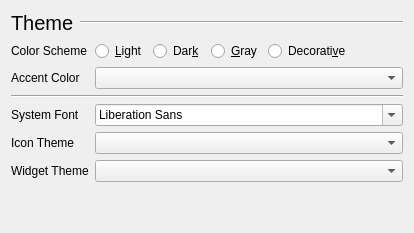
           <widget class="QWidget" name="page_3">
            <layout class="QGridLayout" name="gridLayout_11">
             <item row="6" column="1" colspan="3">
              <widget class="QComboBox" name="systemWidgetTheme"/>
             </item>
             <item row="1" column="3">
              <spacer name="horizontalSpacer_21">
               <property name="orientation">
                <enum>Qt::Horizontal</enum>
               </property>
               <property name="sizeHint" stdset="0">
                <size>
                 <width>40</width>
                 <height>20</height>
                </size>
               </property>
              </spacer>
             </item>
             <item row="1" column="1">
              <widget class="QFrame" name="frame_5">
               <property name="frameShape">
                <enum>QFrame::NoFrame</enum>
               </property>
               <property name="frameShadow">
                <enum>QFrame::Raised</enum>
               </property>
               <layout class="QHBoxLayout" name="horizontalLayout_32">
                <property name="leftMargin">
                 <number>0</number>
                </property>
                <property name="topMargin">
                 <number>0</number>
                </property>
                <property name="rightMargin">
                 <number>0</number>
                </property>
                <property name="bottomMargin">
                 <number>0</number>
                </property>
                <item>
                 <widget class="QRadioButton" name="lightColorThemeRadio">
                  <property name="text">
                   <string>&amp;Light</string>
                  </property>
                 </widget>
                </item>
                <item>
                 <widget class="QRadioButton" name="darkColorThemeRadio">
                  <property name="text">
                   <string>Dar&amp;k</string>
                  </property>
                 </widget>
                </item>
                <item>
                 <widget class="QRadioButton" name="grayColorThemeRadio">
                  <property name="text">
                   <string>&amp;Gray</string>
                  </property>
                 </widget>
                </item>
                <item>
                 <widget class="QRadioButton" name="decorativeColorThemeRadio">
                  <property name="text">
                   <string>Decorati&amp;ve</string>
                  </property>
                 </widget>
                </item>
               </layout>
              </widget>
             </item>
             <item row="7" column="0">
              <spacer name="verticalSpacer_20">
               <property name="orientation">
                <enum>Qt::Vertical</enum>
               </property>
               <property name="sizeHint" stdset="0">
                <size>
                 <width>20</width>
                 <height>40</height>
                </size>
               </property>
              </spacer>
             </item>
             <item row="2" column="0">
              <widget class="QLabel" name="accentColorLabel">
               <property name="text">
                <string>Accent Color</string>
               </property>
              </widget>
             </item>
             <item row="1" column="0">
              <widget class="QLabel" name="label_50">
               <property name="text">
                <string>Color Scheme</string>
               </property>
              </widget>
             </item>
             <item row="5" column="1" colspan="3">
              <widget class="QComboBox" name="systemIconTheme"/>
             </item>
             <item row="5" column="0">
              <widget class="QLabel" name="label_79">
               <property name="text">
                <string>Icon Theme</string>
               </property>
              </widget>
             </item>
             <item row="2" column="1" colspan="3">
              <widget class="QComboBox" name="themeButtonColor"/>
             </item>
             <item row="4" column="0">
              <widget class="QLabel" name="label_53">
               <property name="text">
                <string>System Font</string>
               </property>
              </widget>
             </item>
             <item row="0" column="0" colspan="4">
              <widget class="QFrame" name="displayHeader_8">
               <property name="frameShape">
                <enum>QFrame::NoFrame</enum>
               </property>
               <property name="frameShadow">
                <enum>QFrame::Raised</enum>
               </property>
               <layout class="QHBoxLayout" name="horizontalLayout_31">
                <property name="leftMargin">
                 <number>0</number>
                </property>
                <property name="topMargin">
                 <number>0</number>
                </property>
                <property name="rightMargin">
                 <number>0</number>
                </property>
                <property name="bottomMargin">
                 <number>0</number>
                </property>
                <item>
                 <widget class="QLabel" name="displayLabel_8">
                  <property name="font">
                   <font>
                    <pointsize>15</pointsize>
                   </font>
                  </property>
                  <property name="text">
                   <string>Theme</string>
                  </property>
                 </widget>
                </item>
                <item>
                 <widget class="Line" name="displayLine_8">
                  <property name="sizePolicy">
                   <sizepolicy hsizetype="Expanding" vsizetype="Fixed">
                    <horstretch>0</horstretch>
                    <verstretch>0</verstretch>
                   </sizepolicy>
                  </property>
                  <property name="orientation">
                   <enum>Qt::Horizontal</enum>
                  </property>
                 </widget>
                </item>
               </layout>
              </widget>
             </item>
             <item row="3" column="0" colspan="4">
              <widget class="Line" name="line_12">
               <property name="orientation">
                <enum>Qt::Horizontal</enum>
               </property>
              </widget>
             </item>
             <item row="4" column="1" colspan="3">
              <widget class="QFontComboBox" name="systemFont"/>
             </item>
             <item row="6" column="0">
              <widget class="QLabel" name="label_91">
               <property name="text">
                <string>Widget Theme</string>
               </property>
              </widget>
             </item>
            </layout>
           </widget>
